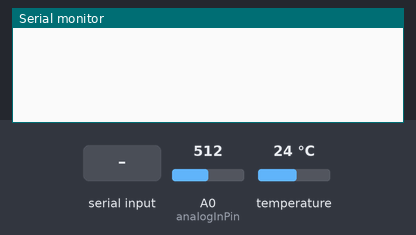
Recording of a sketch running on a simulated Arduino Uno, built with avr-gcc and run on an emulated ATmega328P. On the bench: the last lines printed to the serial monitor. Inputs (shaded band) come from the test bench; at power-on: A0 (analogInPin) = 512, temperature 24 °C.

Above: at 1.2 s.
1.3 s: byte 1 (1) received over Serial
At 4.2 s:
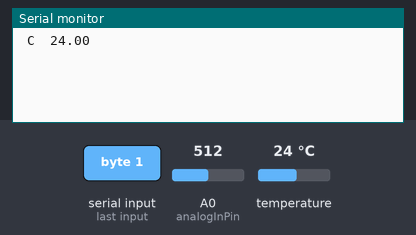
4.3 s: byte 2 (2) received over Serial
At 7.7 s:
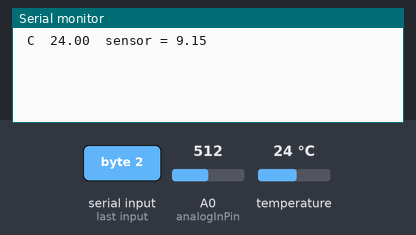

Measured:
- after the input at 1.3 s, the serial monitor: prints a new line after 2.5 s (image 1)
- after the input at 4.3 s, the serial monitor: prints a new line after 2.8 s (image 2)

The sketch:

GetTempAndpHData.ino
```cpp
//All Codes written,debugged and compiled by Samyak Jhaveri
#include<OneWire.h>
#include<DallasTemperature.h>
int cue=0;
float calibration = 23.40;
const int analogInPin = 0;
int sensorValue = 0;
unsigned long int avgValue;
float b;
int buf[10],temp;
#define ONE_WIRE_BUS 5
OneWire oneWire(ONE_WIRE_BUS);
DallasTemperature sensors(&oneWire);
float Celsius=0;

void setup()
{
  Serial.begin(9600);
  sensors.begin();
}

void TemperatureFunction()
{
  sensors.requestTemperatures();
      Celsius=sensors.getTempCByIndex(0);

      Serial.print(" C  ");
      Serial.print(Celsius);
      Serial.print("  ");
}

void pHFunction()
{
  for(int i=0;i<10;i++)

  {
    buf[i]=analogRead(analogInPin);
    delay(30);
  }
  for(int i=0;i<9;i++)
 {
  for(int j=i+1;j<10;j++)
  {
    if(buf[i]>buf[j])
  {
    temp=buf[i];
    buf[i]=buf[j];
    buf[j]=temp;
  }
 }
 }
 avgValue=0;
 for(int i=2;i<8;i++)
 avgValue+=buf[i];
 float pHVol=(float)avgValue*5.0/1024/6;
 float phValue = -5.70 * pHVol + calibration;
 Serial.print("sensor = ");
 Serial.println(phValue);
}

void loop()
{
  while(Serial.available())
  {
    cue=Serial.read();
    if(cue == 1)
    {
      //Serial.print("cue =");
      //Serial.print(cue);
      TemperatureFunction();
    }
    else if(cue == 2)
    {
      //Serial.print("cue = ");
      //Serial.print(cue);
      pHFunction();
    }
    cue=0;
  }
  delay(3000);
}
```
